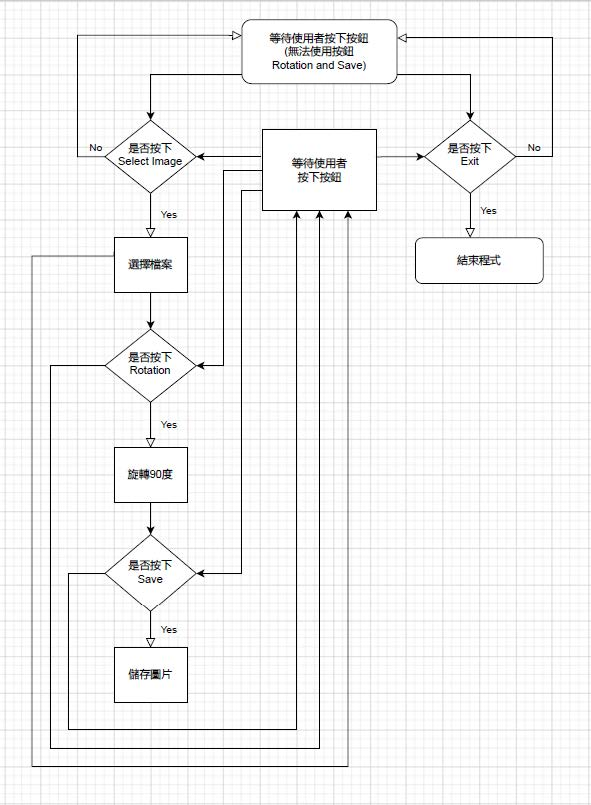
#> input picture Images/hw1.jpg, 591 x 805 px, given in place of the camera
$ python convertGray.py
#> lines starting #> are read from the running program, lines starting #| are printed output that depends on the picture; after the words box and inside, x2 and y2 are one past the last pixel; in counts of white or black regions, pixels touching at a corner belong together
import cv2

CLIP_X1, CLIP_Y1, CLIP_X2, CLIP_Y2 = 160, 140, 400, 360

cap = cv2.VideoCapture(0)
if not cap.isOpened():
    print("Cannot open camera")
    exit()

while True:
    ret, frame = cap.read()
#> frame is the input picture: shape (805, 591, 3); mean B, G, R 244.7, 244.7, 244.7
    if not ret:
        print("Cannot receive frame")
        break
    # 套用自適應二值化黑白影像
    img_gray = cv2.cvtColor(frame, cv2.COLOR_BGR2RGB);
    frame = cv2.flip(frame, 1) # 圖像水平翻轉
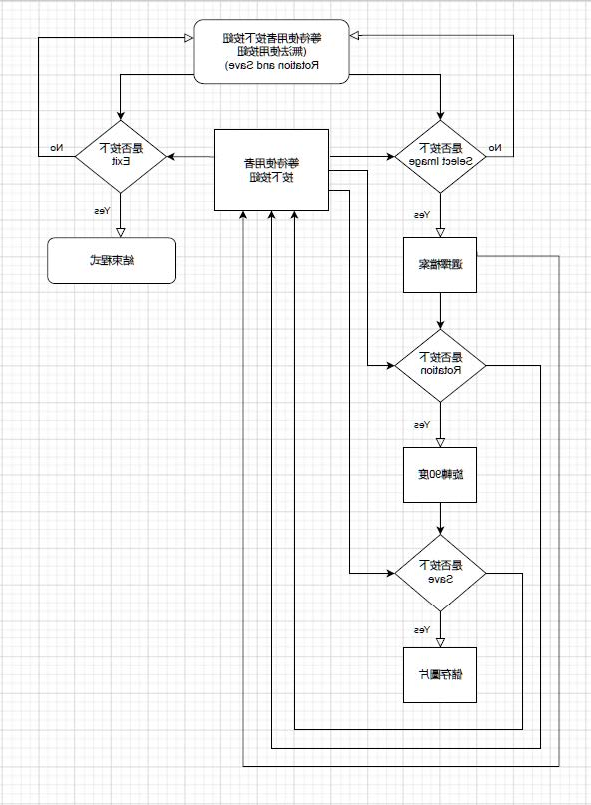
#> frame: shape (805, 591, 3); mean B, G, R 244.7, 244.7, 244.7
    cv2.rectangle(frame, (CLIP_X1, CLIP_Y1), (CLIP_X2, CLIP_Y2), (0,255,0) ,1) # 框出ROI位置
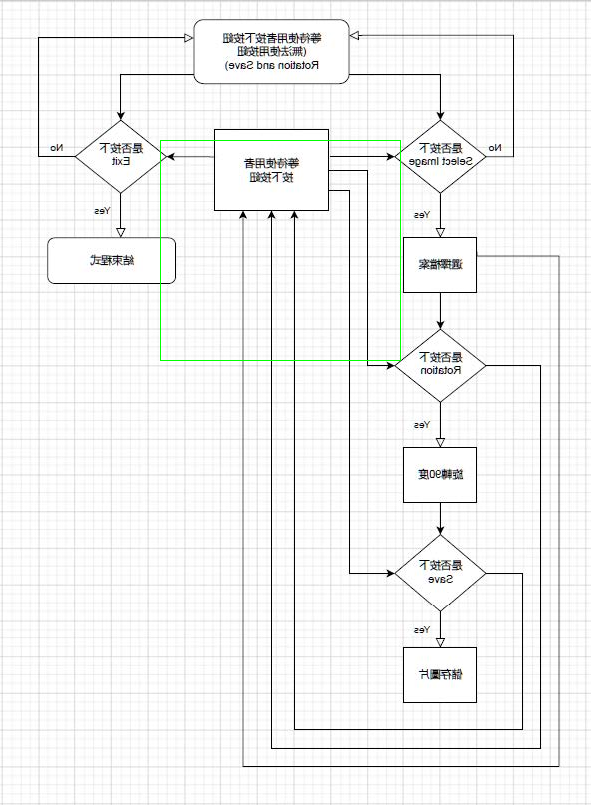
#> frame: shape (805, 591, 3); 0.19% of pixels changed, all inside (x1, y1, x2, y2) = (160, 140, 401, 361)

    ROI = frame[CLIP_Y1:CLIP_Y2, CLIP_X1:CLIP_X2] # ROI的大小
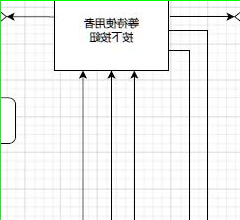
#> ROI: shape (220, 240, 3); mean B, G, R 240.6, 242.9, 240.7
    ROI1 = cv2.resize(ROI, (128, 128))  # ROI resize
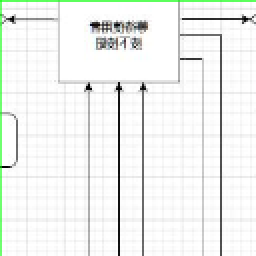
#> ROI1: shape (128, 128, 3) (shown 2 times larger); mean B, G, R 240.6, 243, 240.6
    ROI = cv2.cvtColor(ROI1, cv2.COLOR_BGR2GRAY) # ROI 轉灰階
#> ROI: shape (128, 128)
    _, ROI = cv2.threshold(ROI, 100, 255, cv2.THRESH_BINARY)
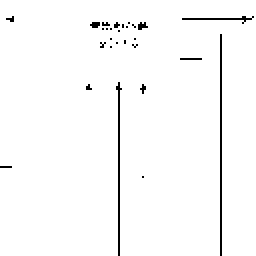
#> ROI: shape (128, 128) (shown 2 times larger); 97.9% white; black in thin lines or dots
    SHOWROI = cv2.resize(ROI, (256, 256)) # ROI resize
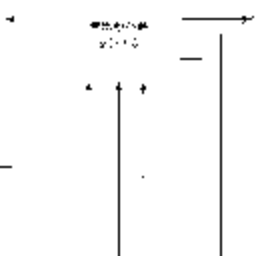
#> SHOWROI: shape (256, 256); min 0, max 255, mean 249.7
    # _, output2 = cv2.threshold(SHOWROI, wzs, 255, image_q) # Black Background is better for prediction
    cv2.imshow("ROI", SHOWROI)
    # [8 lines of commented-out code are left out]
    cv2.imshow('studio', frame)
    if cv2.waitKey(1) == ord('q'):
#> (key q is pressed here)
        break       # 按下 q 鍵停止
cap.release()
cv2.destroyAllWindows()

$ run again, on Images/hw2.jpg
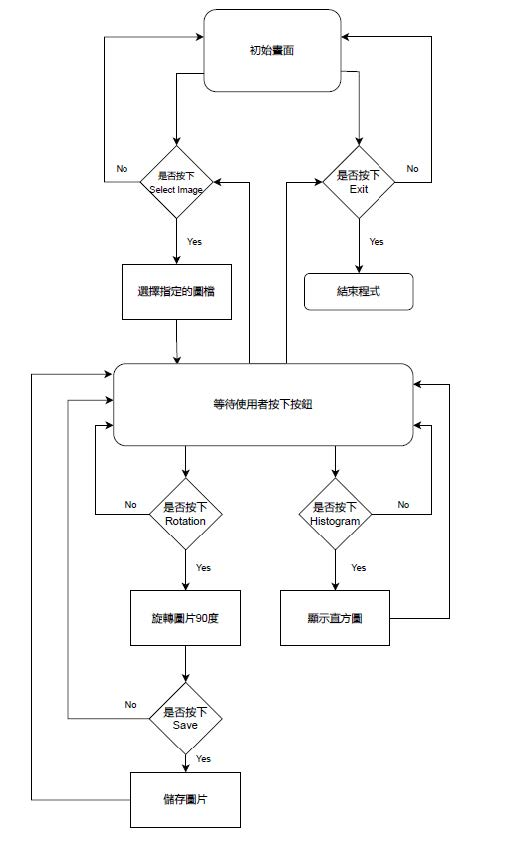
#> input picture Images/hw2.jpg, 510 x 854 px, given in place of the camera
#> frame is the input picture: shape (854, 510, 3); mean B, G, R 248.9, 248.9, 248.9
#> `_, ROI = cv2.threshold(ROI, 100, 255, cv2.THRESH_BINARY)`:
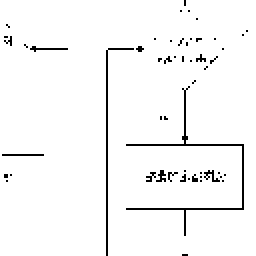
#> ROI: shape (128, 128) (shown 2 times larger); 96.8% white; black in thin lines or dots
#> `SHOWROI = cv2.resize(ROI, (256, 256))`:
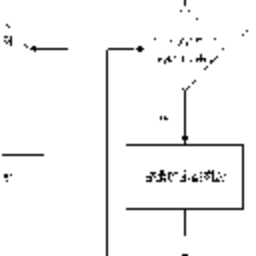
#> SHOWROI: shape (256, 256); min 0, max 255, mean 246.8

$ run again, on Images/hw3.jpg
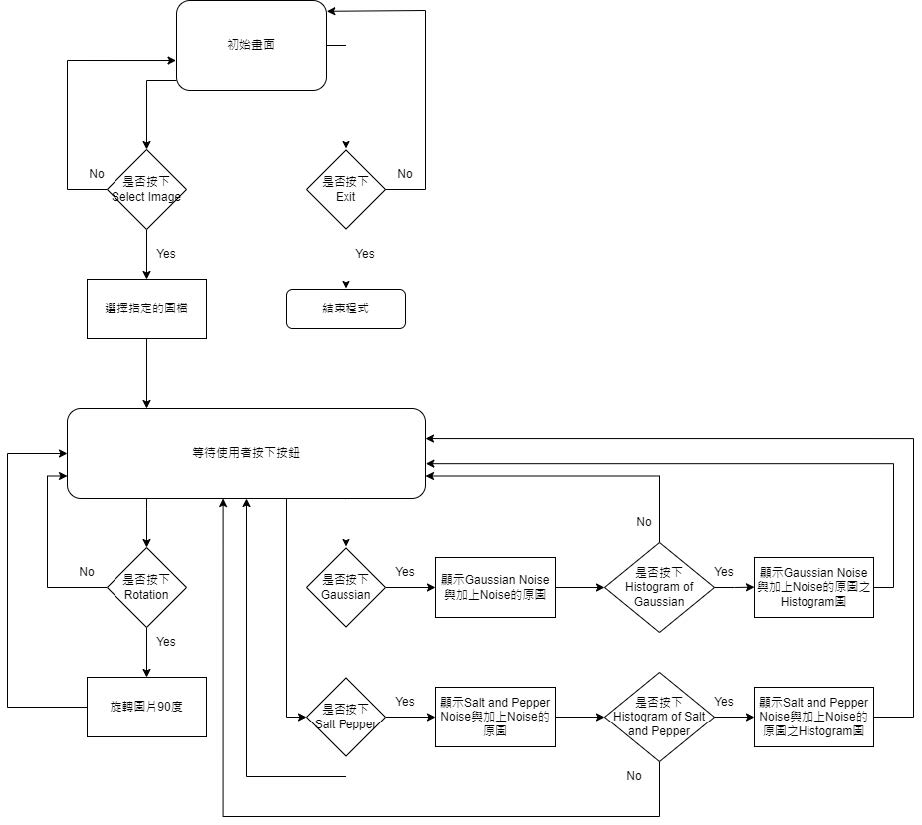
#> input picture Images/hw3.jpg, 922 x 825 px, given in place of the camera
#> frame is the input picture: shape (825, 922, 3); min 0, max 255, mean 248.8
#> `cv2.rectangle(frame, (CLIP_X1, CLIP_Y1), (CLIP_X2, CLIP_Y2), (0,255,0)..`:
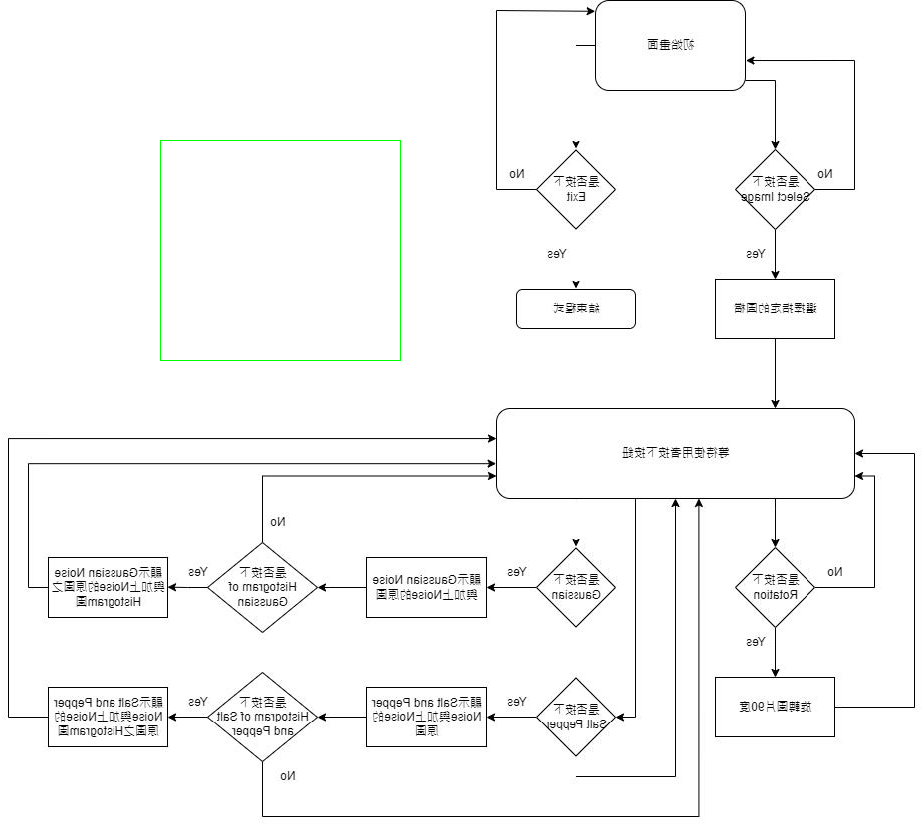
#> frame: shape (825, 922, 3); mean B, G, R 248.5, 248.8, 248.5
#> `ROI1 = cv2.resize(ROI, (128, 128))`:
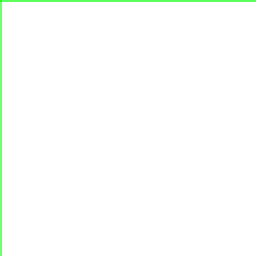
#> ROI1: shape (128, 128, 3) (shown 2 times larger); mean B, G, R 252.6, 255, 252.6
#> SHOWROI: shape (256, 256); every value is 255

$ run again, on Images/hw4.jpg
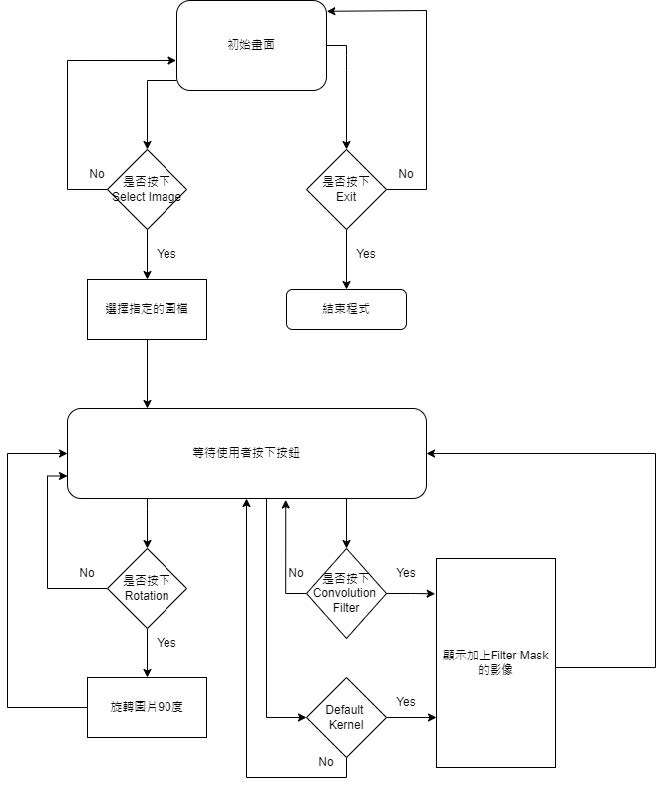
#> input picture Images/hw4.jpg, 664 x 786 px, given in place of the camera
#> frame is the input picture: shape (786, 664, 3); min 0, max 255, mean 249.4
#> `_, ROI = cv2.threshold(ROI, 100, 255, cv2.THRESH_BINARY)`:
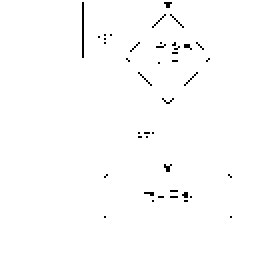
#> ROI: shape (128, 128) (shown 2 times larger); 99% white; black in thin lines or dots, all inside (x1, y1, x2, y2) = (41, 1, 116, 109)
#> `SHOWROI = cv2.resize(ROI, (256, 256))`:
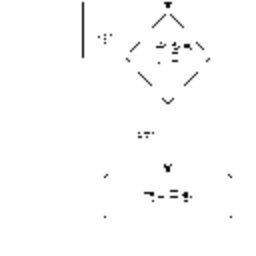
#> SHOWROI: shape (256, 256); min 0, max 255, mean 252.4
